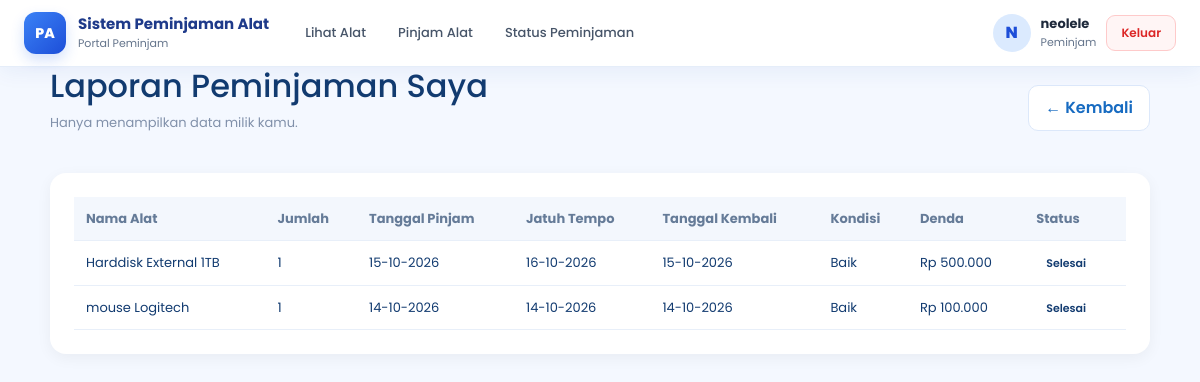
The page /users/laporan_user.php (signed in) on the database its author committed.
### tables this page shows
CREATE TABLE `users` (
  `id` int(11) NOT NULL,
  `username` varchar(50) NOT NULL,
  `nama_lengkap` varchar(100) NOT NULL,
  `alamat` varchar(225) NOT NULL,
  `password` varchar(255) NOT NULL,
  `role` enum('admin','petugas','peminjam') NOT NULL
);

CREATE TABLE `peminjaman` (
  `id_peminjaman` int(11) NOT NULL,
  `id_user` int(11) NOT NULL,
  `tanggal_pinjam` date NOT NULL,
  `tanggal_jatuh_tempo` date NOT NULL,
  `status` enum('diajukan','dipinjam','dikembalikan','terlambat','ditolak') NOT NULL DEFAULT 'diajukan'
);

### includes/auth.php (called while the page is built, shortened)
<?php
function e($v): string
{
    return htmlspecialchars((string)$v, ENT_QUOTES, 'UTF-8');
}
function auth_user(PDO $pdo): array
{
    static $user = null;
    if ($user !== null) {
        return $user;
    }
    $s = $pdo->prepare('SELECT id, username, nama_lengkap, role FROM users WHERE id = ?');
    $s->execute([$_SESSION['user_id']]);
    $user = $s->fetch();
    return $user;
}
function require_role(PDO $pdo, array $roles): array
{
    $u = auth_user($pdo);
    return $u;
}
function rupiah($n): string
{
    return 'Rp ' . number_format((float)$n, 0, ',', '.');
}
function role_label(string $role): string
{
    return ['admin' => 'Admin', 'petugas' => 'Petugas', 'peminjam' => 'Peminjam'][$role] ?? ucfirst($role);
}

### users/laporan_user.php (the view, shortened to what this page needs)
<?php
require_once __DIR__ . '/../includes/auth.php';
$me = require_role($pdo, ['peminjam']);
$stmt = $pdo->prepare(
    "SELECT p.id_peminjaman, p.tanggal_pinjam, p.tanggal_jatuh_tempo, p.status,
            GROUP_CONCAT(a.nama_alat ORDER BY a.nama_alat SEPARATOR ', ') AS barang,
            COALESCE(SUM(d.jumlah_alat), 0) AS total,
            MAX(pg.tanggal_kembali) AS tgl_kembali,
            MAX(pg.kondisi_alat) AS kondisi_kembali,
            MAX(pg.denda) AS denda
     FROM peminjaman p
     LEFT JOIN detail_peminjaman d ON d.id_peminjaman = p.id_peminjaman
     LEFT JOIN alat a ON a.id_alat = d.id_alat
     LEFT JOIN pengembalian pg ON pg.id_peminjaman = p.id_peminjaman
     WHERE p.id_user = ?
     GROUP BY p.id_peminjaman
     ORDER BY p.tanggal_pinjam DESC"
);
$stmt->execute([$me['id']]);
$rows = $stmt->fetchAll();
$labelLaporan = [
    'dikembalikan' => 'Selesai',
    'dipinjam'     => 'Dipinjam',
    'terlambat'    => 'Terlambat',
    'diajukan'     => 'Menunggu',
    'ditolak'      => 'Ditolak',
];
?>
<!DOCTYPE html>
<html lang="id">
<head>
    <link rel="stylesheet" href="../asset/css/bootstrap.css">
    <link rel="stylesheet" href="../asset/css/navbar.css">
</head>
<body>
<?php include __DIR__ . '/../includes/navbar_user.php'; ?>
<div class="container-page">
    <div class="header">
        <div>
            <h2>Laporan Peminjaman Saya</h2>
            <p style="color:#8090aa;font-size:13px;">Hanya menampilkan data milik kamu.</p>
        </div>
        <a href="dashboard.php" class="btn-back">&larr; Kembali</a>
    </div>
    <div class="panel">
        <?php if (empty($rows)): ?>
            <p style="text-align:center;color:#8090aa;padding:40px;">Belum ada data peminjaman.</p>
        <?php else: ?>
            <table>
                <thead>
                    <tr>
                        <th>Nama Alat</th>
                        <th>Jumlah</th>
                        <th>Tanggal Pinjam</th>
                        <th>Jatuh Tempo</th>
                        <th>Tanggal Kembali</th>
                        <th>Kondisi</th>
                        <th>Denda</th>
                        <th>Status</th>
                    </tr>
                </thead>
                <tbody>
                    <?php foreach ($rows as $r): ?>
                        <?php $lbl = $labelLaporan[$r['status']] ?? ucfirst($r['status']); ?>
                        <tr>
                            <td><?= e($r['barang'] ?? '-') ?></td>
                            <td><?= (int)$r['total'] ?></td>
                            <td><?= e(date('d-m-Y', strtotime($r['tanggal_pinjam']))) ?></td>
                            <td><?= e(date('d-m-Y', strtotime($r['tanggal_jatuh_tempo']))) ?></td>
                            <td><?= $r['tgl_kembali'] ? e(date('d-m-Y', strtotime($r['tgl_kembali']))) : '-' ?></td>
                            <td><?= e(ucfirst($r['kondisi_kembali'] ?? '-')) ?></td>
                            <td><?= ($r['denda'] ?? 0) > 0 ? e(rupiah($r['denda'])) : '-' ?></td>
                            <td><span class="status"><?= e($lbl) ?></span></td>
                        </tr>
                    <?php endforeach; ?>
                </tbody>
            </table>
        <?php endif; ?>
    </div>
</div>
</body>
</html>

### includes/navbar_user.php (shortened to what this page needs)
<?php
require_once __DIR__ . '/auth.php';
$nvUser  = auth_user($pdo);
$nvRole  = $nvUser['role'] ?? 'peminjam';
$nvAlias = [
    'pinjam_alat.php' => 'pinjam_alat.php',
];
$nvCur   = basename(parse_url($_SERVER['REQUEST_URI'], PHP_URL_PATH));
$nvCur   = $nvAlias[$nvCur] ?? $nvCur;
$nvMenus = [
    ['Lihat Alat', 'lihat_alat.php'],
    ['Pinjam Alat', 'pinjam_alat.php'],
    ['Status Peminjaman', 'status_peminjaman.php'],
];
function nv_is_active(string $href, string $cur): bool
{
    return basename(parse_url($href, PHP_URL_PATH)) === $cur;
}
$nvInisial = mb_strtoupper(mb_substr($nvUser['nama_lengkap'] ?: $nvUser['username'], 0, 1));
$nvPortal  = 'Portal Peminjam';
?>
<header class="nv">
    <div class="nv-inner">
        <a class="nv-brand" href="lihat_alat.php">
            <span class="nv-logo">PA</span>
            <span class="nv-brandtext">
                <strong>Sistem Peminjaman Alat</strong>
                <small><?= e($nvPortal) ?></small>
            </span>
        </a>
        <div class="nv-collapse" id="nvCollapse">
            <nav class="nv-menu" aria-label="Menu utama">
                <?php foreach ($nvMenus as $m): ?>
                    <a class="nv-link<?= nv_is_active($m[1], $nvCur) ? ' active' : '' ?>"
                       href="<?= e($m[1]) ?>"><?= e($m[0]) ?></a>
                <?php endforeach; ?>
            </nav>
            <div class="nv-profile">
                <div class="nv-avatar"><?= e($nvInisial) ?></div>
                <div class="nv-info">
                    <strong><?= e($nvUser['nama_lengkap'] ?: $nvUser['username']) ?></strong>
                    <span><?= e(role_label($nvRole)) ?></span>
                </div>
                <a href="logout.php" class="nv-logout"
                   onclick="return confirm('Apakah kamu yakin ingin keluar?')">Keluar</a>
            </div>
        </div>
    </div>
</header>

### asset/css/navbar.css (style rules this page uses)
body { padding: 0 !important; }
.nv { position: sticky; top: 0; z-index: 1000; background: #fff; border-bottom: 1px solid #e5edf9; box-shadow: 0 4px 22px rgba(30, 64, 175, .07); font-family: inherit; }
.nv-inner { max-width: 1280px; margin: 0 auto; padding: 12px 24px; display: flex; align-items: center; gap: 22px; }
.nv-brand { display: flex; align-items: center; gap: 12px; text-decoration: none; flex-shrink: 0; }
.nv-logo { width: 42px; height: 42px; border-radius: 12px; display: grid; place-items: center; color: #fff; font-weight: 800; font-size: 14px; background: linear-gradient(135deg, #3b82f6, #1d4ed8); box-shadow: 0 6px 14px rgba(37, 99, 235, .2); }
.nv-brandtext strong { display: block; font-size: 15px; font-weight: 700; color: #1e3a8a; line-height: 1.2; }
.nv-brandtext small { display: block; font-size: 11px; color: #64748b; margin-top: 2px; }
.nv-collapse { flex: 1; display: flex; align-items: center; justify-content: space-between; gap: 20px; }
.nv-menu { display: flex; align-items: center; gap: 4px; flex-wrap: wrap; }
.nv-link { display: inline-flex; align-items: center; gap: 4px; padding: 9px 14px; border: 0; border-radius: 10px; background: transparent; color: #475569; font: inherit; font-size: 13px; font-weight: 500; text-decoration: none; cursor: pointer; transition: background .2s, color .2s; }
.nv-profile { display: flex; align-items: center; gap: 10px; flex-shrink: 0; }
.nv-avatar { width: 38px; height: 38px; border-radius: 50%; display: grid; place-items: center; background: #dbeafe; color: #1d4ed8; font-weight: 800; }
.nv-info strong { display: block; font-size: 13px; color: #1e293b; line-height: 1.2; }
.nv-info span { display: block; font-size: 11px; color: #64748b; margin-top: 2px; }
.nv-logout { padding: 8px 14px; border-radius: 9px; border: 1px solid #fecaca; background: #fff5f5; color: #dc2626; font-size: 12px; font-weight: 600; text-decoration: none; transition: background .2s; }

### users/laporan_user.php (style rules this page uses)
body { font-family: 'Poppins', sans-serif; background: #f4f8ff; color: #123b70; padding: 30px 20px; }
.container-page { max-width: 1100px; margin: auto; }
.header { display: flex; justify-content: space-between; align-items: center; margin-bottom: 24px; }
.btn-back { background: #fff; color: #176bc1; border: 1px solid #dce8fa; padding: 10px 16px; border-radius: 10px; text-decoration: none; font-weight: 600; }
.panel { background: #fff; border-radius: 16px; padding: 24px; box-shadow: 0 4px 15px rgba(0,0,0,.05); }
table { width: 100%; border-collapse: collapse; }
th, td { padding: 12px; text-align: left; border-bottom: 1px solid #e8eff9; font-size: 13px; }
th { background: #f3f7fd; color: #657b98; }
.status { padding: 4px 10px; border-radius: 20px; font-size: 11px; font-weight: 600; }

### rows shown on the page
users: nama_lengkap "N", nama_lengkap "neolele", role "Peminjam"
peminjaman: barang "Harddisk External 1TB", total "1", tanggal_pinjam "15-10-2026", tanggal_jatuh_tempo "16-10-2026", tgl_kembali "15-10-2026", kondisi_kembali "Baik", denda "Rp 500.000", status "Selesai"
peminjaman: barang "mouse Logitech", total "1", tanggal_pinjam "14-10-2026", tanggal_jatuh_tempo "14-10-2026", tgl_kembali "14-10-2026", kondisi_kembali "Baik", denda "Rp 100.000", status "Selesai"

### other values the page prints
$nvPortal "Portal Peminjam"
$m[0] "Lihat Alat"
$m[0] "Pinjam Alat"
$m[0] "Status Peminjaman"
